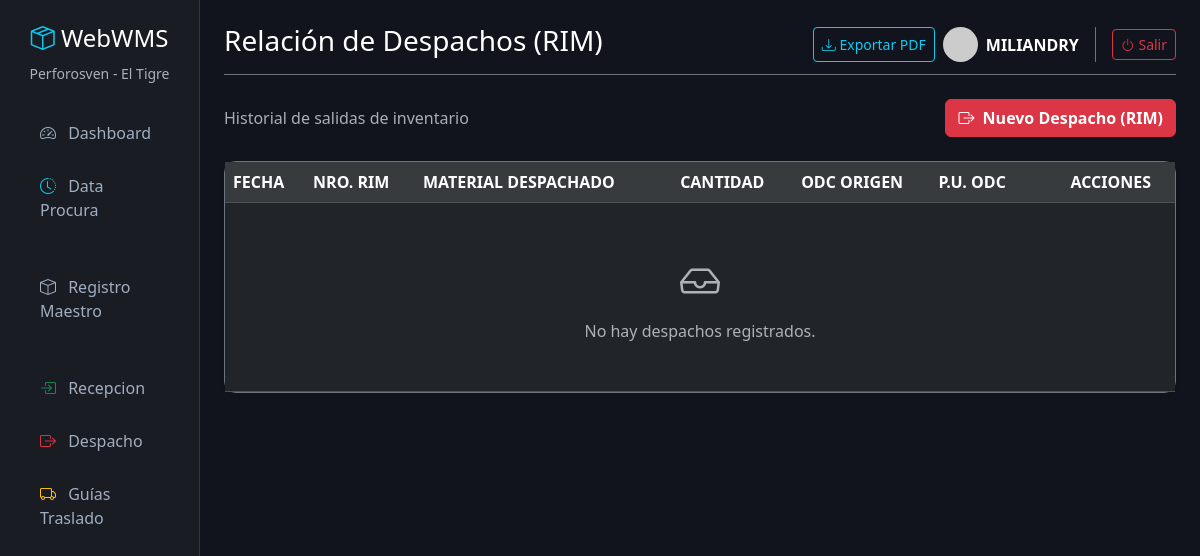
Page /salidas/ (signed in) on the earlier database version.
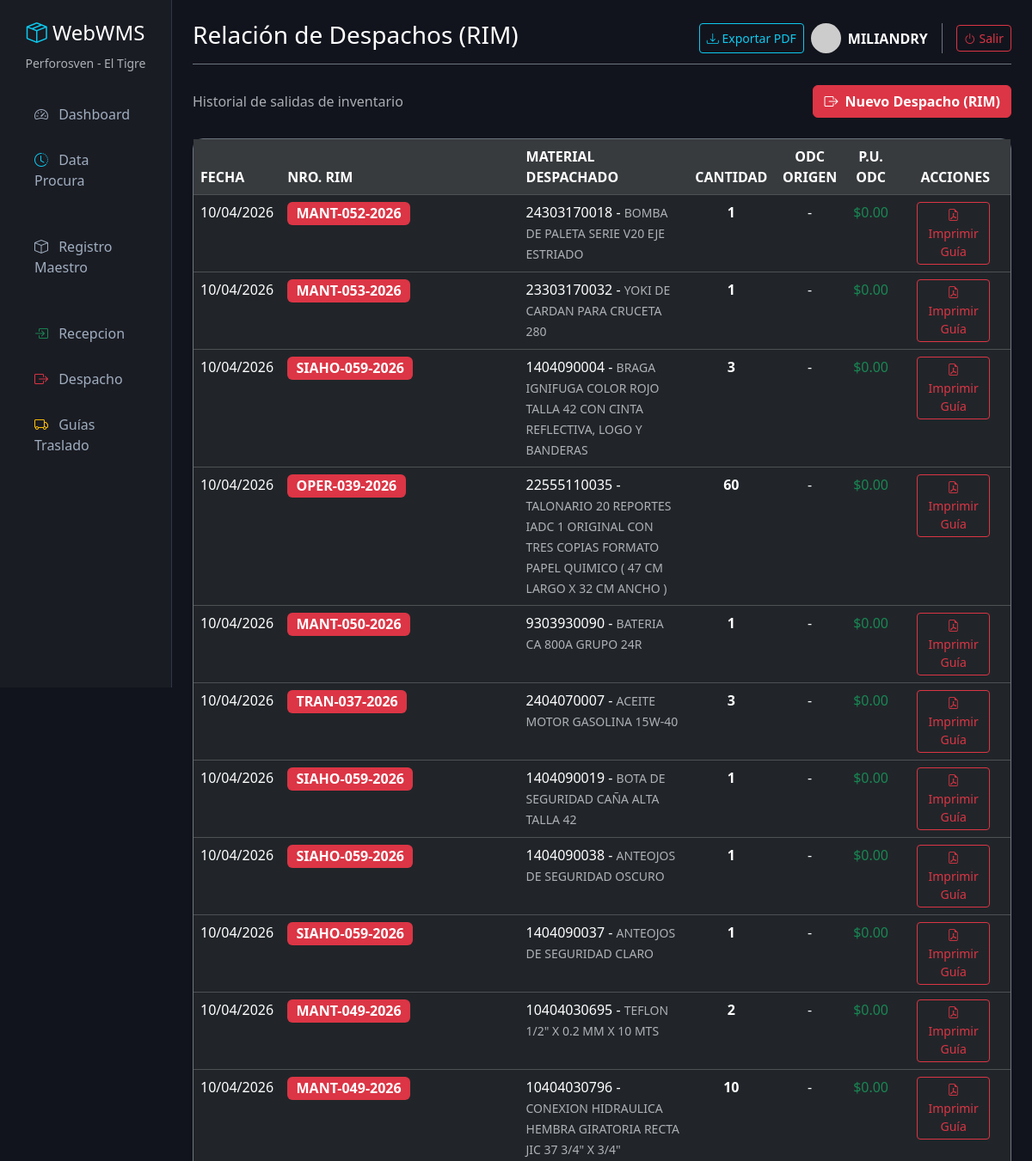
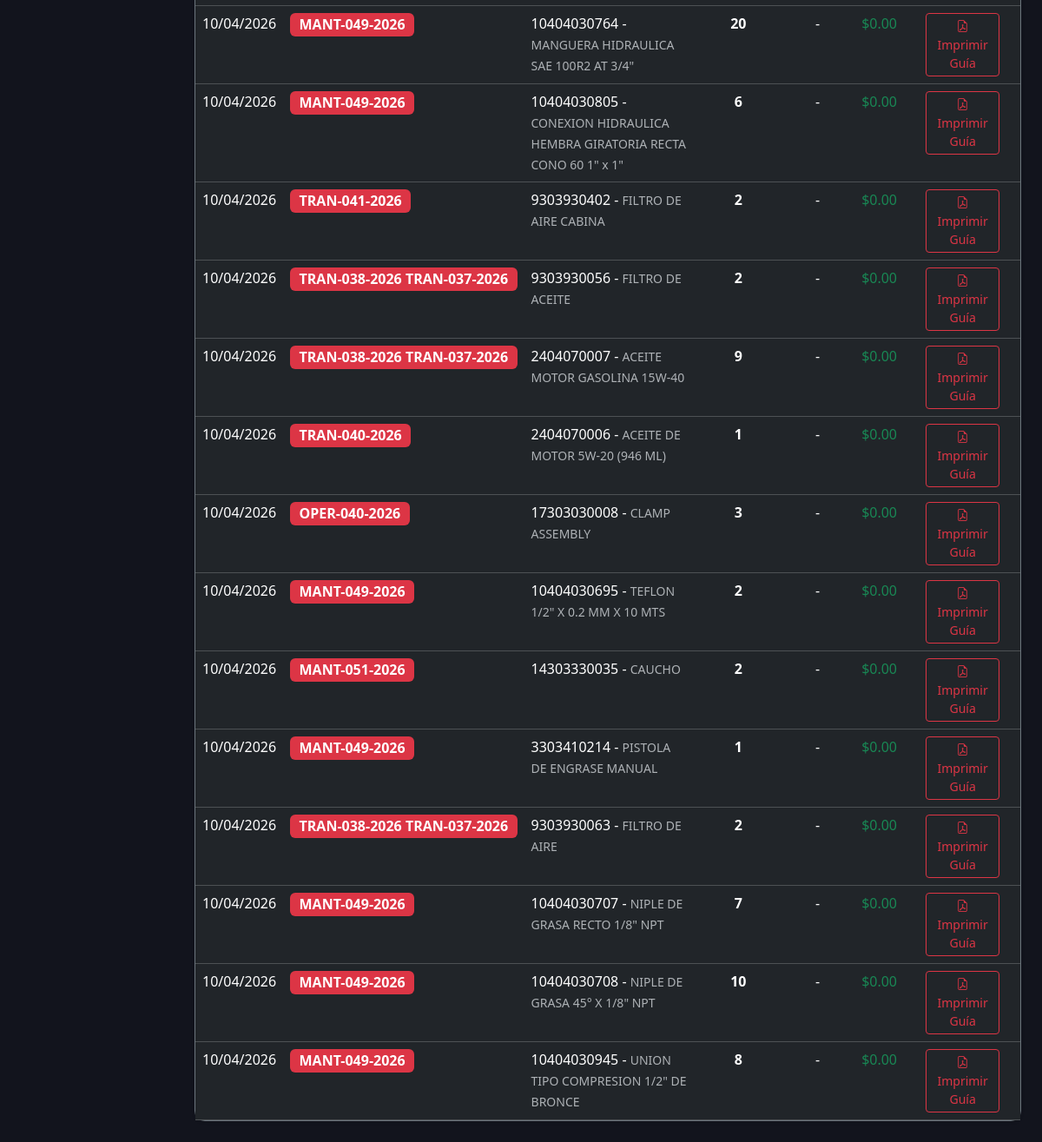
Same page on the later database version (2 pictures, top to bottom).
### inventario/models.py (models this page shows, shortened)
class SalidaMaterial(models.Model):
    guia = models.ForeignKey(GuiaTraslado, on_delete=models.SET_NULL, null=True, blank=True, verbose_name="¿Va en alguna Guía?")
    material = models.ForeignKey(Material, on_delete=models.CASCADE, verbose_name="Material a Despachar")
    fecha_despacho = models.DateField(default=timezone.now, verbose_name="Fecha de Despacho")
    nro_rim = models.CharField(max_length=50, verbose_name="No. RIM (Requisición)")
    cantidad = models.DecimalField(max_digits=10, decimal_places=2, verbose_name="Cantidad Despachada")
    centro_costo = models.CharField(max_length=100, blank=True, null=True, verbose_name="Centro de Costo")
    cuenta_contable = models.CharField(max_length=100, blank=True, null=True, verbose_name="Cuenta Contable")
    partida_presupuestaria = models.CharField(max_length=100, blank=True, null=True, verbose_name="Partida Presupuestaria")
    @property
    def odc_origen(self):
        detalles = self.detalles.order_by('detalle_recepcion__fecha_recepcion', 'detalle_recepcion__id')
        if not detalles.exists():
            return None
        if detalles.count() > 1:
            return "Múltiples ODCs"
        return detalles.first().detalle_recepcion.nro_odc
    @property
    def precio_unitario_origen(self):
        first_detail = self.detalles.order_by('detalle_recepcion__fecha_recepcion', 'detalle_recepcion__id').first()
        return first_detail.precio_unitario if first_detail else Decimal('0.00')
    class Meta:
        verbose_name = "Despacho RIM"
        verbose_name_plural = "3. Relación de Despachos (RIM)"

class Material(models.Model):
    TIPO_CHOICES = [
        ('MATERIAL', 'MATERIAL'),
        ('ACTIVOS', 'ACTIVOS'),
        ('DIRECTO AL GASTO', 'DIRECTO AL GASTO'),
        ]
    CARGO_CHOICES = [
        ('MANTENIMIENTO', 'Mantenimiento'),
        ('OPERACIONES', 'Operaciones'),
        ('TRANSPORTE', 'Transporte'),
        ('OTRO', 'Otro'),
    ]
    codigo = models.CharField(max_length=50, unique=True, verbose_name="Código Material")
    descripcion = models.CharField(max_length=255, verbose_name="Descripción del Material")
    tipo = models.CharField(max_length=20, choices=TIPO_CHOICES, default='MATERIAL', verbose_name="Tipo de Material")
    cargo = models.CharField(max_length=50, choices=CARGO_CHOICES, default='OPERACIONES', verbose_name="Cargo / Uso")
    nro_parte = models.CharField(max_length=100, blank=True, null=True, verbose_name="Número de Parte")
    unidad_medida = models.CharField(max_length=20, verbose_name="U.M.")
    ubicacion = models.CharField(max_length=100, blank=True, null=True, verbose_name="Ubicación")
    stock_actual = models.DecimalField(max_digits=10, decimal_places=2, default=0, verbose_name="Stock Actual")
    class Meta:
        verbose_name = "Material"
        verbose_name_plural = "1. Registro Maestro"

### inventario/views.py (the view)
# urls.py: path('salidas/', views.lista_salidas, name='lista_salidas'),
@login_required(login_url='login')
def lista_salidas(request):
    salidas = SalidaMaterial.objects.all().order_by('-fecha_despacho', '-id')
    contexto = {'salidas': salidas}
    return render(request, 'inventario/lista_salidas.html', contexto)

### inventario/templates/inventario/lista_salidas.html (shortened to what this page needs)
{% extends 'inventario/base.html' %}
{% block header %}Relación de Despachos (RIM){% endblock %}
{% block content %}
<div class="container-fluid px-0">
    <div class="d-flex justify-content-between align-items-center mb-4">
        <p class="text-muted mb-0">Historial de salidas de inventario</p>
        <a href="{% url 'crear_salida' %}" class="btn btn-danger fw-bold">
            <i class="bi bi-box-arrow-right me-1"></i> Nuevo Despacho (RIM)
        </a>
    </div>
    <div class="card shadow-sm border-secondary">
        <div class="card-body p-0">
            <div class="table-responsive">
                <table class="table table-dark table-hover mb-0">
                    <thead class="table-active text-muted">
                        <tr>
                            <th>FECHA</th>
                            <th>NRO. RIM</th>
                            <th>MATERIAL DESPACHADO</th>
                            <th class="text-center">CANTIDAD</th>
                            <th class="text-center">ODC ORIGEN</th>
                            <th class="text-center">P.U. ODC</th>
                            <th class="text-end px-4">ACCIONES</th>
                        </tr>
                    </thead>
                    <tbody>
                        {% for salida in salidas %}
                        <tr>
                            <td>{{ salida.fecha_despacho|date:"d/m/Y" }}</td>
                            <td><span class="badge bg-danger fs-6">{{ salida.nro_rim }}</span></td>
                            <td>{{ salida.material.codigo }} - <small class="text-muted">{{ salida.material.descripcion }}</small></td>
                            <td class="text-center fw-bold text-white">{{ salida.cantidad|floatformat:0 }}</td>
                            <td class="text-center text-white">{{ salida.odc_origen|default:"-" }}</td>
                            <td class="text-center text-success">${{ salida.precio_unitario_origen|floatformat:2 }}</td>
                            <td class="text-end px-4">
                                <a href="{% url 'generar_pdf_salida' salida.id %}" target="_blank" class="btn btn-sm btn-outline-danger" title="Generar Nota de Entrega PDF">
                                    <i class="bi bi-file-earmark-pdf"></i> Imprimir Guía
                                </a>
                            </td>
                        </tr>
                        {% empty %}
                        <tr>
                            <td colspan="7" class="text-center py-5 text-muted">
                                <i class="bi bi-inbox fs-1 d-block mb-2"></i>
                                No hay despachos registrados.
                            </td>
                        </tr>
                        {% endfor %}
                    </tbody>
                </table>
            </div>
        </div>
    </div>
</div>
{% endblock %}

Differences in the rows shown:
added SalidaMaterial: fecha_despacho "10/04/2026", nro_rim "MANT-052-2026", material.codigo "24303170018", material.descripcion "BOMBA DE PALETA SERIE V20 EJE ESTRIADO", cantidad "1", odc_origen "-", precio_unitario_origen "0.00"
added SalidaMaterial: fecha_despacho "10/04/2026", nro_rim "MANT-053-2026", material.codigo "23303170032", material.descripcion "YOKI DE CARDAN PARA CRUCETA 280", cantidad "1", odc_origen "-", precio_unitario_origen "0.00"
added SalidaMaterial: fecha_despacho "10/04/2026", nro_rim "SIAHO-059-2026", material.codigo "1404090004", material.descripcion "BRAGA IGNIFUGA COLOR ROJO TALLA 42 CON CINTA REFLECTIVA, LOGO Y BANDERAS", cantidad "3", odc_origen "-", precio_unitario_origen "0.00"
added SalidaMaterial: fecha_despacho "10/04/2026", nro_rim "OPER-039-2026", material.codigo "22555110035", material.descripcion "TALONARIO 20 REPORTES IADC 1 ORIGINAL CON TRES COPIAS FORMATO PAPEL QUIMICO ( 47 CM LARGO X 32 CM ANCHO )", cantidad "60", odc_origen "-", precio_unitario_origen "0.00"
added SalidaMaterial: fecha_despacho "10/04/2026", nro_rim "MANT-050-2026", material.codigo "9303930090", material.descripcion "BATERIA CA 800A GRUPO 24R", cantidad "1", odc_origen "-", precio_unitario_origen "0.00"
added SalidaMaterial: fecha_despacho "10/04/2026", nro_rim "TRAN-037-2026", material.codigo "2404070007", material.descripcion "ACEITE MOTOR GASOLINA 15W-40", cantidad "3", odc_origen "-", precio_unitario_origen "0.00"
added SalidaMaterial: fecha_despacho "10/04/2026", nro_rim "SIAHO-059-2026", material.codigo "1404090019", material.descripcion "BOTA DE SEGURIDAD CAÑA ALTA TALLA 42", cantidad "1", odc_origen "-", precio_unitario_origen "0.00"
added SalidaMaterial: fecha_despacho "10/04/2026", nro_rim "SIAHO-059-2026", material.codigo "1404090038", material.descripcion "ANTEOJOS DE SEGURIDAD OSCURO", cantidad "1", odc_origen "-", precio_unitario_origen "0.00"
added SalidaMaterial: fecha_despacho "10/04/2026", nro_rim "SIAHO-059-2026", material.codigo "1404090037", material.descripcion "ANTEOJOS DE SEGURIDAD CLARO", cantidad "1", odc_origen "-", precio_unitario_origen "0.00"
added SalidaMaterial: fecha_despacho "10/04/2026", nro_rim "MANT-049-2026", material.codigo "10404030695", material.descripcion "TEFLON 1/2\" X 0.2 MM X 10 MTS", cantidad "2", odc_origen "-", precio_unitario_origen "0.00"
added SalidaMaterial: fecha_despacho "10/04/2026", nro_rim "MANT-049-2026", material.codigo "10404030796", material.descripcion "CONEXION HIDRAULICA HEMBRA GIRATORIA RECTA JIC 37 3/4\" X 3/4\"", cantidad "10", odc_origen "-", precio_unitario_origen "0.00"
added SalidaMaterial: fecha_despacho "10/04/2026", nro_rim "MANT-049-2026", material.codigo "10404030764", material.descripcion "MANGUERA HIDRAULICA SAE 100R2 AT 3/4\"", cantidad "20", odc_origen "-", precio_unitario_origen "0.00"
added SalidaMaterial: fecha_despacho "10/04/2026", nro_rim "MANT-049-2026", material.codigo "10404030805", material.descripcion "CONEXION HIDRAULICA HEMBRA GIRATORIA RECTA CONO 60 1\" x 1\"", cantidad "6", odc_origen "-", precio_unitario_origen "0.00"
added SalidaMaterial: fecha_despacho "10/04/2026", nro_rim "TRAN-041-2026", material.codigo "9303930402", material.descripcion "FILTRO DE AIRE CABINA", cantidad "2", odc_origen "-", precio_unitario_origen "0.00"
added SalidaMaterial: fecha_despacho "10/04/2026", nro_rim "TRAN-038-2026 TRAN-037-2026", material.codigo "9303930056", material.descripcion "FILTRO DE ACEITE", cantidad "2", odc_origen "-", precio_unitario_origen "0.00"
added SalidaMaterial: fecha_despacho "10/04/2026", nro_rim "TRAN-038-2026 TRAN-037-2026", material.codigo "2404070007", material.descripcion "ACEITE MOTOR GASOLINA 15W-40", cantidad "9", odc_origen "-", precio_unitario_origen "0.00"
added SalidaMaterial: fecha_despacho "10/04/2026", nro_rim "TRAN-040-2026", material.codigo "2404070006", material.descripcion "ACEITE DE MOTOR 5W-20 (946 ML)", cantidad "1", odc_origen "-", precio_unitario_origen "0.00"
added SalidaMaterial: fecha_despacho "10/04/2026", nro_rim "OPER-040-2026", material.codigo "17303030008", material.descripcion "CLAMP ASSEMBLY", cantidad "3", odc_origen "-", precio_unitario_origen "0.00"
added SalidaMaterial: fecha_despacho "10/04/2026", nro_rim "MANT-049-2026", material.codigo "10404030695", material.descripcion "TEFLON 1/2\" X 0.2 MM X 10 MTS", cantidad "2", odc_origen "-", precio_unitario_origen "0.00"
added SalidaMaterial: fecha_despacho "10/04/2026", nro_rim "MANT-051-2026", material.codigo "14303330035", material.descripcion "CAUCHO", cantidad "2", odc_origen "-", precio_unitario_origen "0.00"
added SalidaMaterial: fecha_despacho "10/04/2026", nro_rim "MANT-049-2026", material.codigo "3303410214", material.descripcion "PISTOLA DE ENGRASE MANUAL", cantidad "1", odc_origen "-", precio_unitario_origen "0.00"
added SalidaMaterial: fecha_despacho "10/04/2026", nro_rim "TRAN-038-2026 TRAN-037-2026", material.codigo "9303930063", material.descripcion "FILTRO DE AIRE", cantidad "2", odc_origen "-", precio_unitario_origen "0.00"
added SalidaMaterial: fecha_despacho "10/04/2026", nro_rim "MANT-049-2026", material.codigo "10404030707", material.descripcion "NIPLE DE GRASA RECTO 1/8\" NPT", cantidad "7", odc_origen "-", precio_unitario_origen "0.00"
added SalidaMaterial: fecha_despacho "10/04/2026", nro_rim "MANT-049-2026", material.codigo "10404030708", material.descripcion "NIPLE DE GRASA 45° X 1/8\" NPT", cantidad "10", odc_origen "-", precio_unitario_origen "0.00"
added SalidaMaterial: fecha_despacho "10/04/2026", nro_rim "MANT-049-2026", material.codigo "10404030945", material.descripcion "UNION TIPO COMPRESION 1/2\" DE BRONCE", cantidad "8", odc_origen "-", precio_unitario_origen "0.00"
Other differences:
text no longer shown: "No hay despachos registrados."
